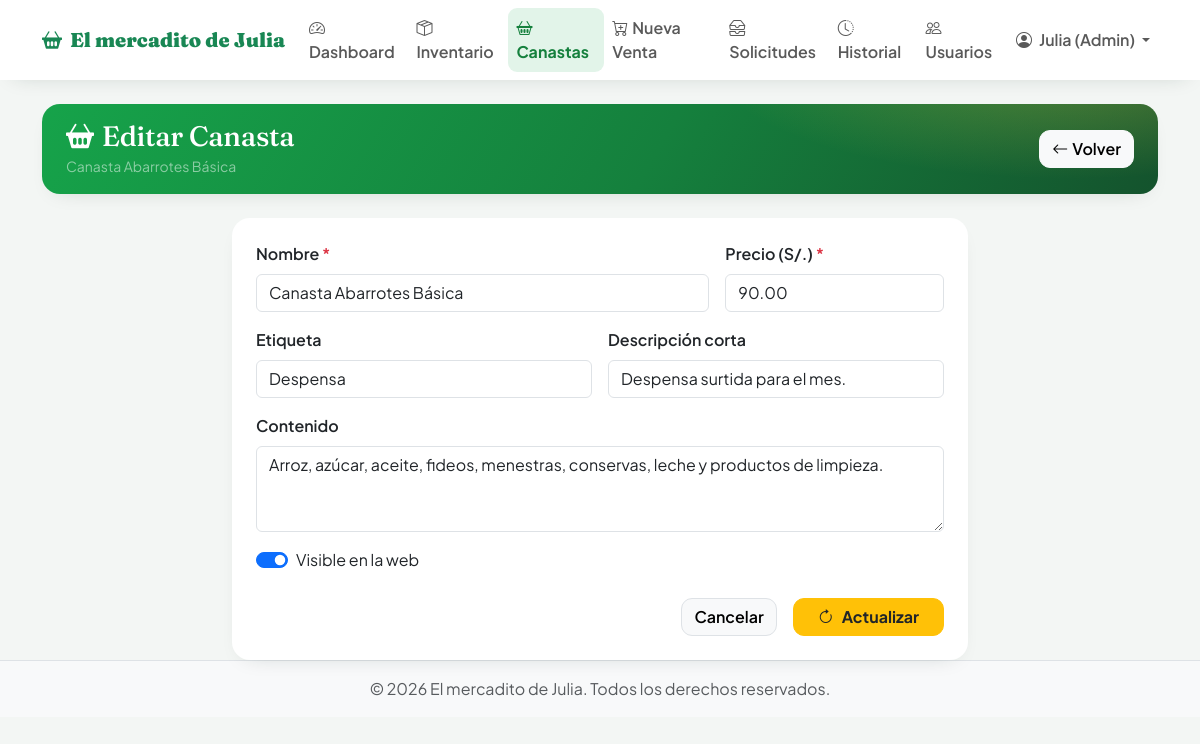
/modulos/canastas/editar.php?id=8 (signed in), run on the app's committed database.
### tables this page shows
CREATE TABLE `canastas` (
  `id` int(11) NOT NULL AUTO_INCREMENT,
  `nombre` varchar(120) NOT NULL,
  `descripcion` varchar(255) DEFAULT NULL,
  `contenido` text DEFAULT NULL,
  `precio` decimal(10,2) NOT NULL DEFAULT 0.00,
  `etiqueta` varchar(40) DEFAULT NULL,
  `activo` tinyint(1) NOT NULL DEFAULT 1,
  `creado_en` datetime NOT NULL DEFAULT current_timestamp(),
  PRIMARY KEY (`id`)
);

### modulos/canastas/editar.php (the view, shortened to what this page needs)
<?php
require_once '../../config/conexion.php';
$id = (int)$_GET['id'];
try {
    $stmt = $pdo->prepare("SELECT * FROM canastas WHERE id = :id");
    $stmt->execute([':id' => $id]);
    $c = $stmt->fetch();
} catch (\PDOException $e) { morir_con_error('canastas.editar.cargar', $e); }
require_once '../../includes/header.php';
?>
<?php panel_header('Editar Canasta', 'bi-basket2-fill', htmlspecialchars($c['nombre']),
    '<a href="index.php" class="btn btn-light fw-semibold"><i class="bi bi-arrow-left me-1"></i>Volver</a>'
); ?>
<div class="row justify-content-center">
    <div class="col-lg-8">
        <div class="card shadow-sm border-0">
            <div class="card-body p-4">
                <form method="POST" action="editar.php?id=<?= $id; ?>">
                    <div class="row g-3">
                        <div class="col-md-8">
                            <label class="form-label fw-semibold">Nombre <span class="text-danger">*</span></label>
                            <input type="text" name="nombre" class="form-control" value="<?= htmlspecialchars($c['nombre']); ?>" required>
                        </div>
                        <div class="col-md-4">
                            <label class="form-label fw-semibold">Precio (S/.) <span class="text-danger">*</span></label>
                            <input type="number" step="0.01" min="0" name="precio" class="form-control" value="<?= htmlspecialchars($c['precio']); ?>" required>
                        </div>
                        <div class="col-md-6">
                            <label class="form-label fw-semibold">Etiqueta</label>
                            <input type="text" name="etiqueta" class="form-control" value="<?= htmlspecialchars($c['etiqueta'] ?? ''); ?>">
                        </div>
                        <div class="col-md-6">
                            <label class="form-label fw-semibold">Descripción corta</label>
                            <input type="text" name="descripcion" class="form-control" value="<?= htmlspecialchars($c['descripcion'] ?? ''); ?>">
                        </div>
                        <div class="col-12">
                            <label class="form-label fw-semibold">Contenido</label>
                            <textarea name="contenido" class="form-control" rows="3"><?= htmlspecialchars($c['contenido'] ?? ''); ?></textarea>
                        </div>
                        <div class="col-12">
                            <div class="form-check form-switch">
                                <input class="form-check-input" type="checkbox" name="activo" id="activo" <?= $c['activo'] ? 'checked' : ''; ?>>
                                <label class="form-check-label" for="activo">Visible en la web</label>
                            </div>
                        </div>
                    </div>
                    <div class="d-grid gap-2 d-md-flex justify-content-md-end mt-4">
                        <a href="index.php" class="btn btn-light border me-md-2">Cancelar</a>
                        <button class="btn btn-warning px-4 text-dark fw-bold"><i class="bi bi-arrow-clockwise me-2"></i>Actualizar</button>
                    </div>
                </form>
            </div>
        </div>
    </div>
</div>
<?php require_once '../../includes/footer.php'; ?>

### includes/header.php (shortened to what this page needs)
<?php
$uri_actual = $_SERVER['REQUEST_URI'];
function nav_active(string $segmento): string {
    global $uri_actual;
    return str_contains($uri_actual, $segmento) ? 'active" aria-current="page' : '';
}
function panel_header(string $titulo, string $icono = 'bi-grid-1x2', string $subtitulo = '', string $acciones = ''): void {
    echo '<div class="card border-0 shadow-sm mb-4 text-white overflow-hidden" '
       . 'style="background:radial-gradient(600px 200px at 92% -50%, rgba(253,224,71,.28), transparent 60%), '
       . 'linear-gradient(120deg,#16a34a 0%,#15803d 55%,#14532d 100%);">';
    echo '<div class="card-body d-flex flex-wrap justify-content-between align-items-center gap-3 py-3 px-4">';
    echo '<div><h2 class="text-white mb-0 h3"><i class="bi ' . htmlspecialchars($icono) . ' me-2"></i>'
       . htmlspecialchars($titulo) . '</h2>';
    if ($subtitulo !== '') {
        echo '<small class="text-white-50">' . htmlspecialchars($subtitulo) . '</small>';
    }
    echo '</div>';
    if ($acciones !== '') {
        echo '<div class="d-flex gap-2 flex-wrap">' . $acciones . '</div>';
    }
    echo '</div></div>';
}
?>
<!DOCTYPE html>
<html lang="es">
<head>
    <link href="https://cdn.jsdelivr.net/npm/bootstrap@5.3.3/dist/css/bootstrap.min.css" rel="stylesheet">
    <link href="https://cdn.jsdelivr.net/npm/bootstrap-icons@1.11.3/font/bootstrap-icons.min.css" rel="stylesheet">
</head>
<body>
<nav class="navbar navbar-expand-lg navbar-light bg-white shadow-sm mb-4 sticky-top">
    <div class="container">
        <a class="navbar-brand fw-bold text-success" href="<?= BASE_URL ?>/modulos/dashboard/index.php">
            <i class="bi bi-basket2-fill me-2"></i>El mercadito de Julia
        </a>
        <div class="collapse navbar-collapse" id="navbarNav">
            <ul class="navbar-nav me-auto mb-2 mb-lg-0">
                <li class="nav-item">
                    <a class="nav-link <?= nav_active('dashboard'); ?>" href="<?= BASE_URL ?>/modulos/dashboard/index.php">
                        <i class="bi bi-speedometer2 me-1"></i>Dashboard
                    </a>
                </li>
                <li class="nav-item">
                    <a class="nav-link <?= nav_active('productos'); ?>" href="<?= BASE_URL ?>/modulos/productos/index.php">
                        <i class="bi bi-box-seam me-1"></i>Inventario
                    </a>
                </li>
                <li class="nav-item">
                    <a class="nav-link <?= nav_active('canastas'); ?>" href="<?= BASE_URL ?>/modulos/canastas/index.php">
                        <i class="bi bi-basket2 me-1"></i>Canastas
                    </a>
                </li>
                <li class="nav-item">
                    <a class="nav-link <?= nav_active('nueva_venta'); ?>" href="<?= BASE_URL ?>/modulos/ventas/nueva_venta.php">
                        <i class="bi bi-cart-plus me-1"></i>Nueva Venta
                    </a>
                </li>
                <li class="nav-item">
                    <a class="nav-link <?= nav_active('solicitudes'); ?>" href="<?= BASE_URL ?>/modulos/solicitudes/index.php">
                        <i class="bi bi-inboxes me-1"></i>Solicitudes
                    </a>
                </li>
                <li class="nav-item">
                    <a class="nav-link <?= nav_active('historial'); ?>" href="<?= BASE_URL ?>/modulos/ventas/historial.php">
                        <i class="bi bi-clock-history me-1"></i>Historial
                    </a>
                </li>
                <?php if (($_SESSION['usuario_rol'] ?? '') === 'admin'): ?>
                <li class="nav-item">
                    <a class="nav-link <?= nav_active('usuarios'); ?>" href="<?= BASE_URL ?>/modulos/usuarios/index.php">
                        <i class="bi bi-people me-1"></i>Usuarios
                    </a>
                </li>
                <?php endif; ?>
            </ul>
            <ul class="navbar-nav mb-2 mb-lg-0">
                <?php if (isset($_SESSION['usuario_nombre'])): ?>
                    <li class="nav-item dropdown">
                        <a class="nav-link dropdown-toggle" href="#" id="navbarDropdown" role="button"
                           data-bs-toggle="dropdown" aria-expanded="false">
                            <i class="bi bi-person-circle me-1"></i>
                            <?= htmlspecialchars($_SESSION['usuario_nombre']); ?>
                        </a>
                    </li>
                <?php endif; ?>
            </ul>
        </div>
    </div>
</nav>
<div class="container mt-2">

### includes/header.php (style rules this page uses)
:root { --jv-green:#16a34a; --jv-green-d:#15803d; --jv-ink:#1f2937; --jv-bg:#f3f6f4; }
body { font-family:'Plus Jakarta Sans',system-ui,sans-serif; background:var(--jv-bg) !important; color:var(--jv-ink); }
h1,h2,h3,h4,h5,.display-font { font-family:'Fraunces',Georgia,serif; letter-spacing:-.3px; }
.navbar-brand { font-family:'Fraunces',serif; font-weight:900 !important; font-size:1.25rem; }
.navbar.sticky-top { backdrop-filter:saturate(1.1); }
.navbar .nav-link { font-weight:600; border-radius:9px; padding-left:.8rem; padding-right:.8rem; transition:all .15s ease; }
.navbar .nav-link.active { background:rgba(22,163,74,.12); color:var(--jv-green-d) !important; font-weight:700; }
.card { border:none; border-radius:18px; }
.shadow-sm { box-shadow:0 8px 22px -14px rgba(16,40,30,.22) !important; }
.btn { border-radius:11px; font-weight:600; }

### data on the page
canastas: nombre "Canasta Abarrotes Básica", precio "90.00", etiqueta "Despensa", descripcion "Despensa surtida para el mes.", contenido "Arroz, azúcar, aceite, fideos, menestras, conservas, leche y productos de limpieza.", activo "☑"

### other printed values
$_SESSION['usuario_nombre'] "Julia (Admin)"
$titulo "Editar Canasta"
$acciones "Volver"
